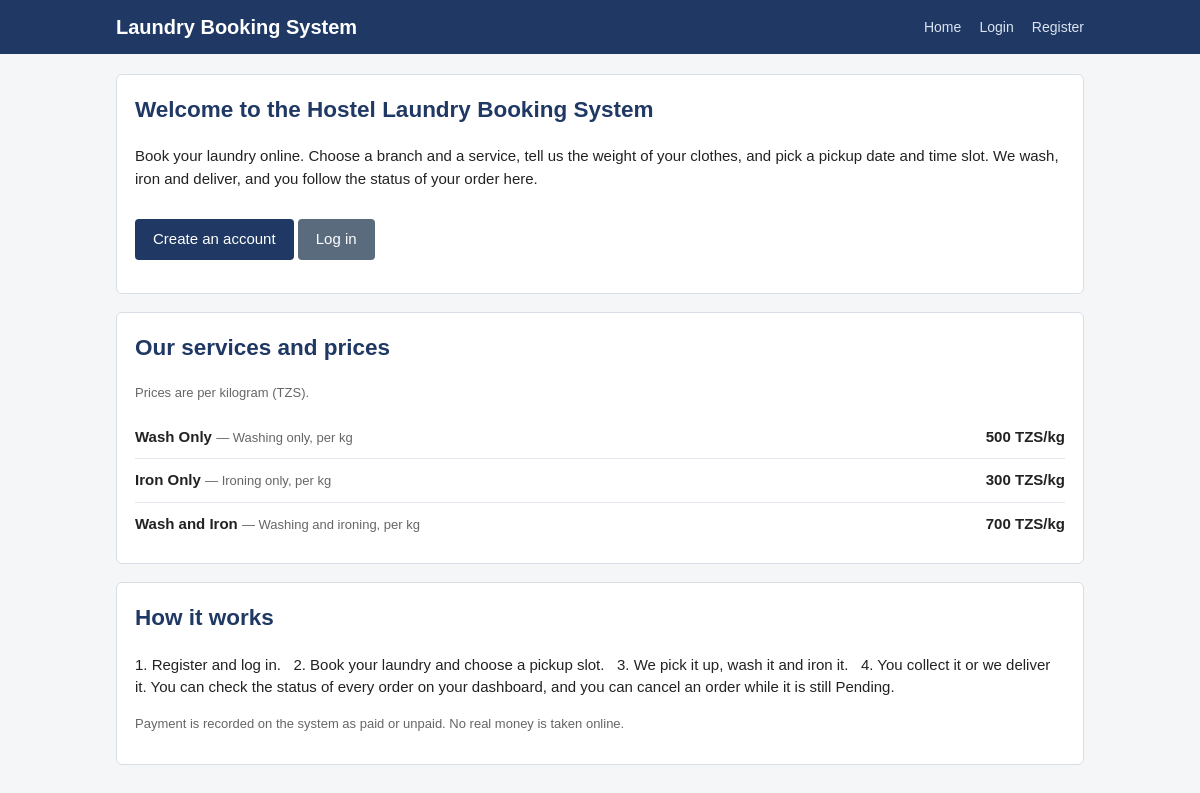
The page / on the database its author committed.
### tables this page shows
CREATE TABLE Service (
    Service_id INT AUTO_INCREMENT PRIMARY KEY,
    Service_name VARCHAR(100) NOT NULL,
    Service_description VARCHAR(255) NOT NULL,
    Price_per_unit DECIMAL(10,2) NOT NULL
);

### config.php (called while the page is built, shortened)
<?php
function e($value) {
    return htmlspecialchars((string) $value, ENT_QUOTES, 'UTF-8');
}
function current_user() {
    if (empty($_SESSION['user_id'])) {
        return null;
    }
    return [
        'id'    => $_SESSION['user_id'],
        'type'  => $_SESSION['user_type'],
        'role'  => $_SESSION['user_role'],
        'name'  => $_SESSION['user_name'],
        'email' => $_SESSION['user_email'] ?? null,
    ];
}

### index.php (the view, shortened to what this page needs)
<?php
require_once __DIR__ . '/config.php';
$services = $pdo->query(
    'SELECT Service_name, Service_description, Price_per_unit
     FROM Service ORDER BY Service_id'
)->fetchAll();
$user = current_user();
?>
<!DOCTYPE html>
<html lang="en">
<head>
<link rel="stylesheet" href="css/style.css">
</head>
<body>
<header>
  <div class="wrap">
    <h1><a href="index.php">Laundry Booking System</a></h1>
    <nav>
      <a href="index.php">Home</a>
      <?php if ($user && $user['type'] === 'customer'): ?>
        <a href="dashboard.php">My Dashboard</a>
        <a href="book.php">Book Laundry</a>
        <a href="my-bookings.php">My Bookings</a>
        <a href="logout.php">Logout</a>
        <span class="who">Hello, <?php echo e($user['name']); ?></span>
      <?php elseif ($user && $user['type'] === 'employee'): ?>
        <a href="admin/index.php">Admin Panel</a>
        <a href="logout.php">Logout</a>
        <span class="who">Hello, <?php echo e($user['name']); ?> (<?php echo e($user['role']); ?>)</span>
      <?php else: ?>
        <a href="login.php">Login</a>
        <a href="register.php">Register</a>
      <?php endif; ?>
    </nav>
  </div>
</header>
<main><div class="wrap">
<div class="card">
  <h2>Welcome to the Hostel Laundry Booking System</h2>
  <p>Book your laundry online. Choose a branch and a service, tell us the
  weight of your clothes, and pick a pickup date and time slot. We wash,
  iron and deliver, and you follow the status of your order here.</p>
  <?php if (!$user): ?>
    <p><a class="btn" href="register.php">Create an account</a>
    <a class="btn btn-secondary" href="login.php">Log in</a></p>
  <?php elseif ($user['type'] === 'customer'): ?>
    <p><a class="btn" href="book.php">Book laundry now</a></p>
  <?php endif; ?>
</div>
<div class="card">
  <h2>Our services and prices</h2>
  <p class="muted">Prices are per kilogram (TZS).</p>
  <?php if ($services): ?>
    <ul class="price-list">
      <?php foreach ($services as $s): ?>
        <li>
          <span><strong><?php echo e($s['Service_name']); ?></strong>
          <span class="muted"> &mdash; <?php echo e($s['Service_description']); ?></span></span>
          <span><strong><?php echo number_format((float) $s['Price_per_unit'], 0); ?> TZS/kg</strong></span>
        </li>
      <?php endforeach; ?>
    </ul>
  <?php else: ?>
    <p>No services have been added yet.</p>
  <?php endif; ?>
</div>
<div class="card">
  <h2>How it works</h2>
  <p>1. Register and log in. &nbsp; 2. Book your laundry and choose a pickup
  slot. &nbsp; 3. We pick it up, wash it and iron it. &nbsp; 4. You collect
  it or we deliver it. You can check the status of every order on your
  dashboard, and you can cancel an order while it is still Pending.</p>
  <p class="muted">Payment is recorded on the system as paid or unpaid.
  No real money is taken online.</p>
</div>
</div></main>
</body>
</html>

### css/style.css (style rules this page uses)
* { box-sizing: border-box; }
body { margin: 0; font-family: Arial, Helvetica, sans-serif; font-size: 15px; line-height: 1.5; color: #222; background: #f4f6f8; }
a { color: #1f3864; }
header { background: #1f3864; color: #fff; padding: 12px 0; }
header .wrap { max-width: 1000px; margin: 0 auto; padding: 0 16px; display: flex; align-items: center; justify-content: space-between; flex-wrap: wrap; gap: 8px; }
header h1 { margin: 0; font-size: 20px; }
header h1 a { color: #fff; text-decoration: none; }
nav a { color: #dbe4f0; text-decoration: none; margin-left: 14px; font-size: 14px; }
.wrap { max-width: 1000px; margin: 0 auto; padding: 0 16px; }
main { padding: 20px 0 40px; }
h2 { color: #1f3864; margin-top: 0; }
.card { background: #fff; border: 1px solid #d9dee6; border-radius: 6px; padding: 18px; margin-bottom: 18px; }
.muted { color: #666; font-size: 13px; }
.btn { display: inline-block; padding: 9px 18px; border: none; border-radius: 4px; background: #1f3864; color: #fff; font-size: 15px; cursor: pointer; text-decoration: none; margin-top: 14px; }
.btn-secondary { background: #5a6b7d; }
.price-list { list-style: none; padding: 0; margin: 0; }
.price-list li { display: flex; justify-content: space-between; padding: 10px 0; border-bottom: 1px solid #e3e8ee; }
.price-list li:last-child { border-bottom: none; }

### rows shown on the page
service: Service_name "Wash Only", Service_description "Washing only, per kg", Price_per_unit "500"
service: Service_name "Iron Only", Service_description "Ironing only, per kg", Price_per_unit "300"
service: Service_name "Wash and Iron", Service_description "Washing and ironing, per kg", Price_per_unit "700"
